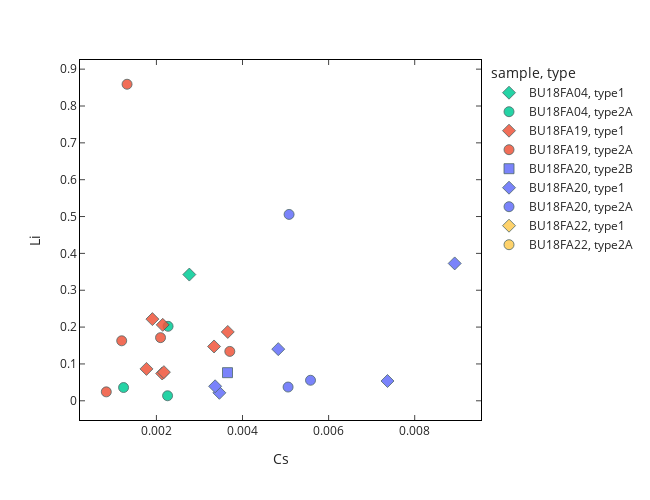

Notebook cell for this chart:
### Markdown cell above
# Binary plot

### Code cell
# --- plot figures

# to_plot = df_FI

to_plot = df_trl

# to_plot = df_FI.query('(sample == "BU18FA19") & (field == "ff7b")')


x = 'Cs'
y = 'Li'


fig = px.scatter(to_plot, x=x, y=y,
                 symbol = "type", 
                 color="sample", 
                 hover_data=["sample",'piece','field',"analysis","Phases","Host"],
                 width=650, height=500,
                 category_orders={"Host": ["wyllieite", 'montebrasite',
                                           "rosemaryite", "trolleite", 
                                           "bertossaite",'scorzalite',
                                          'augelite','brazilianite', 'quartz']},
                 color_discrete_map=colors_map, # replaces default color mapping by value
#                 log_x=True, log_y=True,
                labels={x: x,# + " [mol/kg]",
                        y: y}# + " [mol/kg]"}
                )

fig.update_layout(template="simple_white")

fig.update_traces(marker=dict(size=10, 
                              line=dict(width=0.8,
                                        color='DarkSlateGrey')),
                  selector=dict(mode='markers'),
                  opacity=0.85)



fig.update_xaxes(ticks='inside',zeroline=False,linecolor="black",showgrid=False,mirror= "allticks")
fig.update_yaxes(ticks='inside',zeroline=False,linecolor="black",showgrid=False,mirror= "allticks")



        # Add extra data from the literature to the plot 
    
# fig.add_traces(list(px.scatter(x=H14_feld[x], y=H14_feld[y]).select_traces()))

# fig.add_traces(list(px.scatter(x=H14_mica[x], y=H14_mica[y]).select_traces()))


        # Add extra traces and annotations to the graph, e.g. legend for ratio lines

# fig.add_traces(list(px.line(x=[0, 0.1], y=[0, 0.15]).select_traces())) #1:1.5 ratio
# fig.add_traces(list(px.line(x=[0, 0.1], y=[0, 1.5]).select_traces())) #1:15 ratio

# fig.add_traces(list(px.line(x=[0, 100], y=[0, 0.1]).select_traces())) #1:1000 ratio 
# fig.add_traces(list(px.line(x=[0, 100], y=[0, 2]).select_traces())) #1:50 ratio

# fig.add_traces(list(px.line(x=[0, 10], y=[0, 10]).select_traces())) #1:1 ratio

# annotations = [
#     dict(xref='paper', yref='paper', x=0.7, y=0.99,
#                               text='1:50<br>ratio',
#                               font=dict(family='Arial',
#                                         size=14,
#                                         color='rgb(100,100,100)'),
#                               showarrow=False),
               
#               dict(xref='paper', yref='paper', x=0.99, y=0.65,
#                               text='1:1000<br>ratio',
#                               font=dict(family='Arial',
#                                         size=14,
#                                         color='rgb(100,100,100)'),
#                               showarrow=False)
               
#                dict(xref='paper', yref='paper', x=0.55, y=0.98,
#                               text='1:10<br>ratio',
#                               font=dict(family='Arial',
#                                         size=14,
#                                         color='rgba(0,0,255,0.5)'),
#                               showarrow=False),
               
#                dict(xref='paper', yref='paper', x=0.99, y=0.76,
#                               text='1:2<br>ratio',
#                               font=dict(family='Arial',
#                                         size=14,
#                                         color='rgba(100,100,100,1)'),
#                               showarrow=False)
#               ]

# fig.update_layout(annotations=annotations)

# fig.data[-1].line.color = 'rgba(0,0,0,0.3)'
# fig.data[-2].line.color = 'rgba(0,0,0,0.3)'

# fig.data[-3].line.color = 'rgba(0,0,255,0.3)'
# fig.data[-4].line.color = 'rgba(0,0,255,0.3)'

fig.data = fig.data[::-1] #reverse order of plotting


# fig.update_xaxes(tickvals=[0,0.25,0.5,0.75,1,1.25,1.5])
# fig.update_yaxes(tickvals=[0,0.25,0.5,0.75,1,1.25,1.5])

# fig.update_xaxes(range=(-1.7,1.7))
# fig.update_yaxes(range=(-4.31,-0.68))

# fig.write_image(data_dir+"figures/plot_binary-mRb_mCs_log.pdf");
fig.show()

### Figure 1 — Plotly figure (JSON) as saved in the notebook; plotly's stock layout.template omitted (floating-point values rounded to 4 significant figures; data arrays with more than 128 entries replaced by an {"elided": "..."} marker saying what was removed)
{"data": [{"customdata": [["BU18FA04", "B", "ff5", "fi01", "L - V - S", "trolleite"], ["BU18FA04", "C", "ff8", "fi04", "L - V - S", "trolleite"]], "hovertemplate": "sample=%{customdata[0]}<br>type=type1<br>Cs=%{x}<br>Li=%{y}<br>piece=%{customdata[1]}<br>field=%{customdata[2]}<br>analysis=%{customdata[3]}<br>Phases=%{customdata[4]}<br>Host=%{customdata[5]}<extra></extra>", "legendgroup": "BU18FA04, type1", "marker": {"color": "#00cc96", "line": {"color": "DarkSlateGrey", "width": 0.8}, "size": 10, "symbol": "diamond"}, "mode": "markers", "name": "BU18FA04, type1", "opacity": 0.85, "orientation": "v", "showlegend": true, "type": "scatter", "x": [null, 0.002765], "xaxis": "x", "y": [null, 0.3425], "yaxis": "y"}, {"customdata": [["BU18FA04", "C", "ff8", "fi01", "L - V", "trolleite"], ["BU18FA04", "C", "ff8", "fi03", "L - V", "trolleite"], ["BU18FA04", "C", "ff8", "fi05", "L - V", "trolleite"]], "hovertemplate": "sample=%{customdata[0]}<br>type=type2A<br>Cs=%{x}<br>Li=%{y}<br>piece=%{customdata[1]}<br>field=%{customdata[2]}<br>analysis=%{customdata[3]}<br>Phases=%{customdata[4]}<br>Host=%{customdata[5]}<extra></extra>", "legendgroup": "BU18FA04, type2A", "marker": {"color": "#00cc96", "line": {"color": "DarkSlateGrey", "width": 0.8}, "size": 10, "symbol": "circle"}, "mode": "markers", "name": "BU18FA04, type2A", "opacity": 0.85, "orientation": "v", "showlegend": true, "type": "scatter", "x": [0.001237, 0.002271, 0.002259], "xaxis": "x", "y": [0.03598, 0.2021, 0.01367], "yaxis": "y"}, {"customdata": {"elided": "22x6 str values"}, "hovertemplate": "sample=%{customdata[0]}<br>type=type1<br>Cs=%{x}<br>Li=%{y}<br>piece=%{customdata[1]}<br>field=%{customdata[2]}<br>analysis=%{customdata[3]}<br>Phases=%{customdata[4]}<br>Host=%{customdata[5]}<extra></extra>", "legendgroup": "BU18FA19, type1", "marker": {"color": "#EF553B", "line": {"color": "DarkSlateGrey", "width": 0.8}, "size": 10, "symbol": "diamond"}, "mode": "markers", "name": "BU18FA19, type1", "opacity": 0.85, "orientation": "v", "showlegend": true, "type": "scatter", "x": [null, null, null, 0.001118, 0.002147, 0.001769, null, 0.003339, 0.002134, 0.001907, 0.003657, 0.002174, null, null, null, null, null, null, null, null, null, null], "xaxis": "x", "y": [null, null, null, null, 0.2061, 0.08652, null, 0.1474, 0.07407, 0.2216, 0.1869, 0.07777, null, null, null, null, null, null, null, null, null, null], "yaxis": "y"}, {"customdata": [["BU18FA19", "A", "ff7b", "fi01", "L - V", "trolleite"], ["BU18FA19", "A", "ff7b", "fi02", "L - V", "trolleite"], ["BU18FA19", "A", "ff7b", "fi09", "L - V", "trolleite"], ["BU18FA19", "A", "ff7b", "fi010", "L - V", "trolleite"], ["BU18FA19", "B", "ff1", "fi05", "L - V", "trolleite"], ["BU18FA19", "B", "ff1", "fi010", "L - V", "trolleite"], ["BU18FA19", "C", "ffore1", "fi02", "L - V", "trolleite"], ["BU18FA19", "C", "ffore1", "fi04", "L - V", "trolleite"], ["BU18FA19", "C", "ffore1", "fi07", "L - V", "trolleite"], ["BU18FA19", "D", "ff2", "fi02", "L - V", "trolleite"], ["BU18FA19", "D", "ff2", "fi05", "L - V", "trolleite"], ["BU18FA19", "D", "ff2", "fi06", "L - V", "trolleite"], ["BU18FA19", "D", "ff2", "fi07", "L - V", "trolleite"], ["BU18FA19", "D", "ff2", "fi08", "L - V", "trolleite"], ["BU18FA19", "D", "ff2", "fi09", "L - V", "trolleite"], ["BU18FA19", "D", "ff2", "fi010", "L - V", "trolleite"], ["BU18FA19", "A", "ff7b", "fi011", "L - V", "trolleite"], ["BU18FA19", "A", "ff7b", "fi012", "L - V", "trolleite"]], "hovertemplate": "sample=%{customdata[0]}<br>type=type2A<br>Cs=%{x}<br>Li=%{y}<br>piece=%{customdata[1]}<br>field=%{customdata[2]}<br>analysis=%{customdata[3]}<br>Phases=%{customdata[4]}<br>Host=%{customdata[5]}<extra></extra>", "legendgroup": "BU18FA19, type2A", "marker": {"color": "#EF553B", "line": {"color": "DarkSlateGrey", "width": 0.8}, "size": 10, "symbol": "circle"}, "mode": "markers", "name": "BU18FA19, type2A", "opacity": 0.85, "orientation": "v", "showlegend": true, "type": "scatter", "x": [0.000836, 0.002515, 0.001194, null, 0.003705, null, null, null, null, null, null, null, null, null, null, null, 0.001318, 0.002096], "xaxis": "x", "y": [0.02421, null, 0.1628, null, 0.134, null, null, null, null, null, null, null, null, null, null, null, 0.859, 0.1714], "yaxis": "y"}, {"customdata": [["BU18FA20", "E", "ff1", "fi01", "V - L", "trolleite"], ["BU18FA20", "E", "ff1", "fi02", "V - L", "trolleite"], ["BU18FA20", "G", "ff1", "fi04", "V - L", "trolleite"]], "hovertemplate": "sample=%{customdata[0]}<br>type=type2B<br>Cs=%{x}<br>Li=%{y}<br>piece=%{customdata[1]}<br>field=%{customdata[2]}<br>analysis=%{customdata[3]}<br>Phases=%{customdata[4]}<br>Host=%{customdata[5]}<extra></extra>", "legendgroup": "BU18FA20, type2B", "marker": {"color": "#636efa", "line": {"color": "DarkSlateGrey", "width": 0.8}, "size": 10, "symbol": "square"}, "mode": "markers", "name": "BU18FA20, type2B", "opacity": 0.85, "orientation": "v", "showlegend": true, "type": "scatter", "x": [null, 0.003652, null], "xaxis": "x", "y": [null, 0.07634, null], "yaxis": "y"}, {"customdata": [["BU18FA20", "E", "ff1", "fi03", "L - V - S", "trolleite"], ["BU18FA20", "E", "ff1", "fi05", "S - L - V", "trolleite"], ["BU18FA20", "E", "ff1", "fi06", "L - V - S", "trolleite"], ["BU18FA20", "G", "ff1", "fi01", "S - L - V", "trolleite"], ["BU18FA20", "G", "ff1", "fi02", "L - V - S", "trolleite"], ["BU18FA20", "G", "ff1", "fi03", "S - L - V", "trolleite"], ["BU18FA20", "H", "ff1", "fi07", "L - V - S", "trolleite"], ["BU18FA20", "J", "ff1", "fi01", "L - V - S", "trolleite"], ["BU18FA20", "J", "ff1", "fi02", "L - V - S", "trolleite"], ["BU18FA20", "J", "ff1", "fi03", "L - V - S", "trolleite"]], "hovertemplate": "sample=%{customdata[0]}<br>type=type1<br>Cs=%{x}<br>Li=%{y}<br>piece=%{customdata[1]}<br>field=%{customdata[2]}<br>analysis=%{customdata[3]}<br>Phases=%{customdata[4]}<br>Host=%{customdata[5]}<extra></extra>", "legendgroup": "BU18FA20, type1", "marker": {"color": "#636efa", "line": {"color": "DarkSlateGrey", "width": 0.8}, "size": 10, "symbol": "diamond"}, "mode": "markers", "name": "BU18FA20, type1", "opacity": 0.85, "orientation": "v", "showlegend": true, "type": "scatter", "x": [0.008929, 0.00483, null, null, null, null, null, 0.007368, 0.003463, 0.003364], "xaxis": "x", "y": [0.3728, 0.1402, null, null, null, null, null, 0.05367, 0.02168, 0.03935], "yaxis": "y"}, {"customdata": [["BU18FA20", "E", "ff1", "fi04", "L - V", "trolleite"], ["BU18FA20", "A", "ff2", "fi01", "L - V", "trolleite"], ["BU18FA20", "A", "ff2", "fi02", "L - V", "trolleite"], ["BU18FA20", "A", "ff2", "fi03", "L - V", "trolleite"], ["BU18FA20", "F", "ff2", "fi01", "L - V", "trolleite"], ["BU18FA20", "E", "ff1", "fi07", "L - V", "trolleite"], ["BU18FA20", "H", "ff1", "fi01", "L - V", "trolleite"], ["BU18FA20", "H", "ff1", "fi02", "L - V", "trolleite"], ["BU18FA20", "H", "ff1", "fi03", "L - V", "trolleite"], ["BU18FA20", "H", "ff1", "fi04", "L - V", "trolleite"], ["BU18FA20", "H", "ff1", "fi05", "L - V", "trolleite"], ["BU18FA20", "E", "ff1", "fi08", "L - V", "trolleite"]], "hovertemplate": "sample=%{customdata[0]}<br>type=type2A<br>Cs=%{x}<br>Li=%{y}<br>piece=%{customdata[1]}<br>field=%{customdata[2]}<br>analysis=%{customdata[3]}<br>Phases=%{customdata[4]}<br>Host=%{customdata[5]}<extra></extra>", "legendgroup": "BU18FA20, type2A", "marker": {"color": "#636efa", "line": {"color": "DarkSlateGrey", "width": 0.8}, "size": 10, "symbol": "circle"}, "mode": "markers", "name": "BU18FA20, type2A", "opacity": 0.85, "orientation": "v", "showlegend": true, "type": "scatter", "x": [0.005059, null, null, null, null, 0.005082, null, null, null, null, null, 0.00558], "xaxis": "x", "y": [0.03731, null, null, null, null, 0.5058, null, null, null, null, null, 0.05569], "yaxis": "y"}, {"customdata": [["BU18FA22", "B", "ff1", "fi05", "L - V - S", "trolleite"]], "hovertemplate": "sample=%{customdata[0]}<br>type=type1<br>Cs=%{x}<br>Li=%{y}<br>piece=%{customdata[1]}<br>field=%{customdata[2]}<br>analysis=%{customdata[3]}<br>Phases=%{customdata[4]}<br>Host=%{customdata[5]}<extra></extra>", "legendgroup": "BU18FA22, type1", "marker": {"color": "#FECB52", "line": {"color": "DarkSlateGrey", "width": 0.8}, "size": 10, "symbol": "diamond"}, "mode": "markers", "name": "BU18FA22, type1", "opacity": 0.85, "orientation": "v", "showlegend": true, "type": "scatter", "x": [null], "xaxis": "x", "y": [null], "yaxis": "y"}, {"customdata": [["BU18FA22", "B", "ff1", "fi01", "L - V", "trolleite"], ["BU18FA22", "B", "ff1", "fi02", "L - V", "trolleite"], ["BU18FA22", "B", "ff1", "fi03", "L - V", "trolleite"], ["BU18FA22", "B", "ff1", "fi04", "L - V", "trolleite"]], "hovertemplate": "sample=%{customdata[0]}<br>type=type2A<br>Cs=%{x}<br>Li=%{y}<br>piece=%{customdata[1]}<br>field=%{customdata[2]}<br>analysis=%{customdata[3]}<br>Phases=%{customdata[4]}<br>Host=%{customdata[5]}<extra></extra>", "legendgroup": "BU18FA22, type2A", "marker": {"color": "#FECB52", "line": {"color": "DarkSlateGrey", "width": 0.8}, "size": 10, "symbol": "circle"}, "mode": "markers", "name": "BU18FA22, type2A", "opacity": 0.85, "orientation": "v", "showlegend": true, "type": "scatter", "x": [null, null, null, null], "xaxis": "x", "y": [null, null, null, null], "yaxis": "y"}], "layout": {"height": 500, "legend": {"title": {"text": "sample, type"}, "tracegroupgap": 0}, "margin": {"t": 60}, "width": 650, "xaxis": {"anchor": "y", "domain": [0, 1], "linecolor": "black", "mirror": "allticks", "showgrid": false, "ticks": "inside", "title": {"text": "Cs"}, "zeroline": false}, "yaxis": {"anchor": "x", "domain": [0, 1], "linecolor": "black", "mirror": "allticks", "showgrid": false, "ticks": "inside", "title": {"text": "Li"}, "zeroline": false}}}
